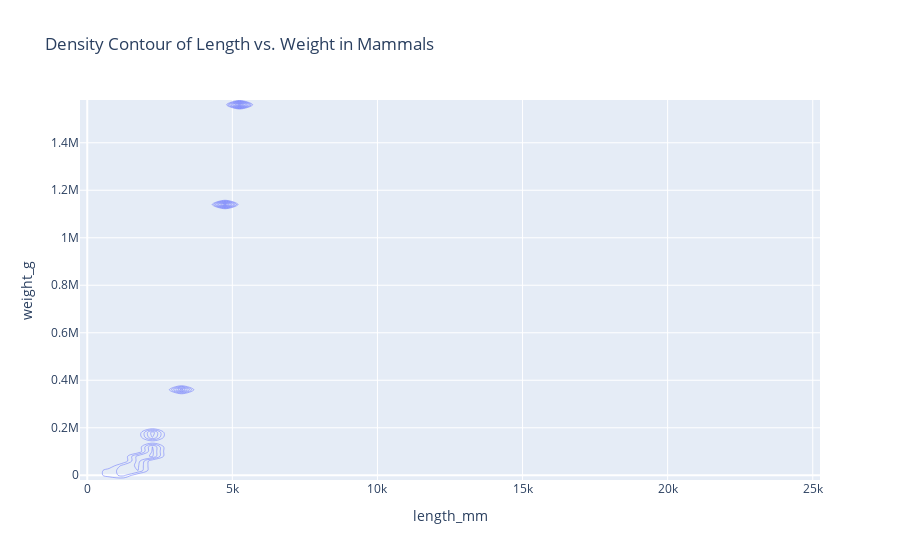

Notebook code for this chart:
### Code cell
# Filter to limit the number of unique values in 'place'
# filtered_df = mammals_df[mammals_df['place'].isin(['United States'])]

# Create the density contour plot
fig = px.density_contour(mammals_df, x="length_mm", y="weight_g", z="length_mm", histfunc="avg",
                         title="Density Contour of Length vs. Weight in Mammals")
fig.show()

### Figure 1 — Plotly figure (JSON) as saved in the notebook; plotly's stock layout.template omitted (floating-point values rounded to 4 significant figures; data arrays with more than 128 entries replaced by an {"elided": "..."} marker saying what was removed)
{"data": [{"contours": {"coloring": "none"}, "histfunc": "avg", "hovertemplate": "length_mm=%{x}<br>weight_g=%{y}<br>avg of length_mm=%{z}<extra></extra>", "legendgroup": "", "line": {"color": "#636efa"}, "name": "", "showlegend": false, "type": "histogram2dcontour", "x": {"elided": "15944 float values"}, "xaxis": "x", "xbingroup": "x", "y": {"elided": "15944 float values"}, "yaxis": "y", "ybingroup": "y", "z": {"elided": "15944 float values"}}], "layout": {"legend": {"tracegroupgap": 0}, "title": {"text": "Density Contour of Length vs. Weight in Mammals"}, "xaxis": {"anchor": "y", "domain": [0, 1], "title": {"text": "length_mm"}}, "yaxis": {"anchor": "x", "domain": [0, 1], "title": {"text": "weight_g"}}}}
